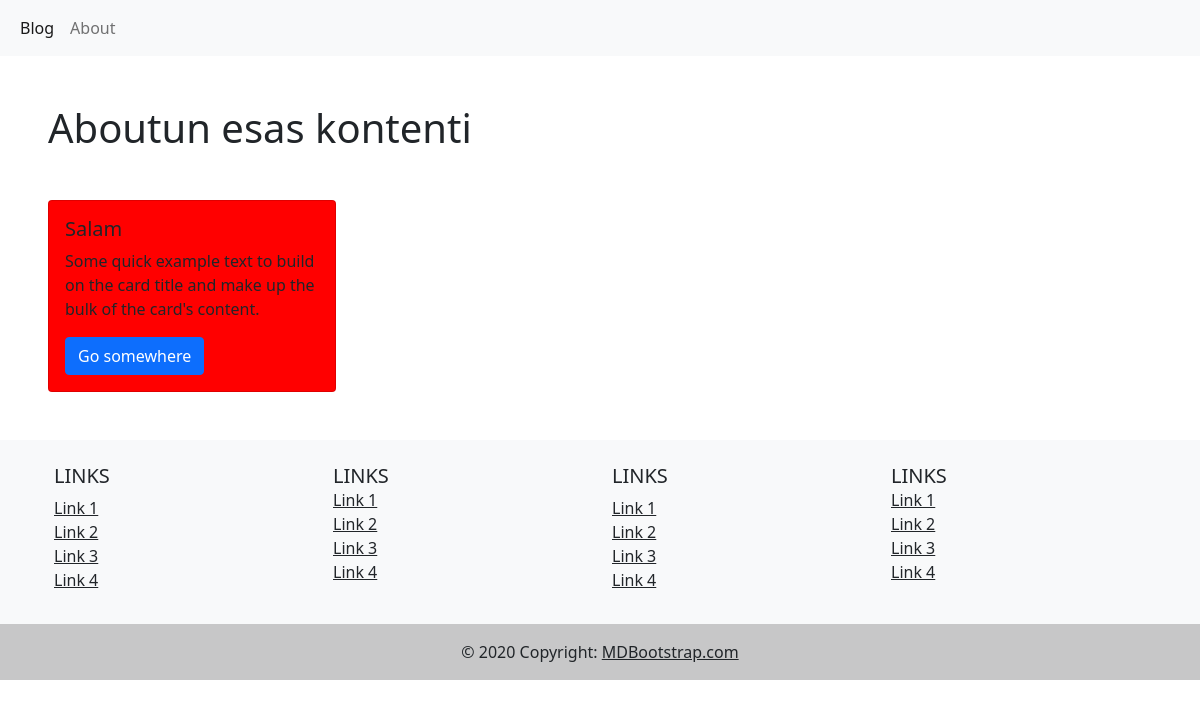
Page /about/ on the earlier database version.
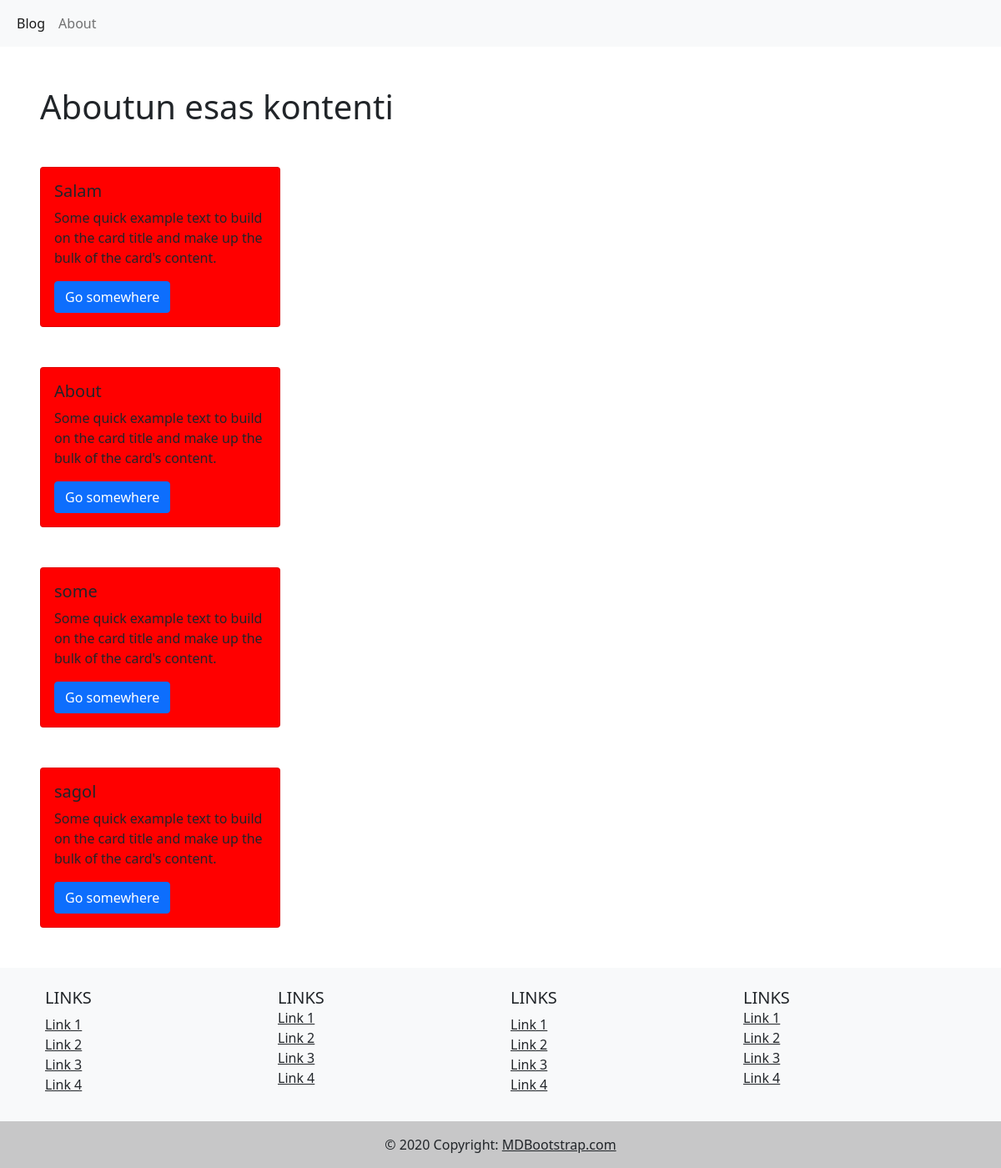
Same page on the later database version.
### about/models.py (models this page shows, shortened)
class About(models.Model):
    title = models.CharField(max_length=127, null=True, blank=True)
    text = models.TextField(help_text='Main info..')
    created_at = models.DateTimeField(auto_now_add=True)

### about/views.py (the view)
# urls.py: path('', about, name='about')
def about(request):
    abouts = About.objects.all()
    return render(request,'about.html',{'abouts':abouts})

### templates/about.html
{% extends "base.html" %}
{% load static %}
{% block css %}
<link rel="stylesheet" href="{% static 'css/about.css' %}">
{% endblock %}
{% block content %}
<h1 class="m-5">Aboutun esas kontenti</h1>
{% for about in abouts %}
<div class="card m-5" style="width: 18rem;">
  <div class="card-body">
    <h5 class="card-title">{{about.title}}</h5>
    <p class="card-text">Some quick example text to build on the card title and make up the bulk of the card's content.</p>
    <a href="#" class="btn btn-primary">Go somewhere</a>
  </div>
</div>
{% endfor %}
{% endblock %}

### templates/base.html (shortened to what this page needs)
{% load static %}
<!doctype html>
<html lang="en">
  <head>
    <link rel="stylesheet" href="https://cdn.jsdelivr.net/npm/bootstrap@5.0.2/dist/css/bootstrap.min.css">
    {% block css %} {% endblock %}
  </head>
  <body>
      {% include 'includes/navbar.html' %}
      {% block content %}   {% endblock %}
      {% include 'includes/footer.html' %}
  </body>
</html>

### templates/includes/navbar.html
<nav class="navbar navbar-expand-lg navbar-light bg-light">
    <div class="container-fluid">
      <div class="collapse navbar-collapse" id="navbarNav">
        <ul class="navbar-nav">
          <li class="nav-item">
            <a class="nav-link active" aria-current="page" href="{% url 'blog:blog' %}">Blog</a>
          </li>
          <li class="nav-item">
            <a class="nav-link" href="{% url 'about:about' %}">About</a>
          </li>
        </ul>
      </div>
    </div>
</nav>

### templates/includes/footer.html
<footer class="bg-light text-center text-lg-start">
    <div class="container p-4">
      <div class="row">
        <div class="col-lg-3 col-md-6 mb-4 mb-md-0">
          <h5 class="text-uppercase">Links</h5>
          <ul class="list-unstyled mb-0">
            <li>
              <a href="#!" class="text-dark">Link 1</a>
            </li>
            <li>
              <a href="#!" class="text-dark">Link 2</a>
            </li>
            <li>
              <a href="#!" class="text-dark">Link 3</a>
            </li>
            <li>
              <a href="#!" class="text-dark">Link 4</a>
            </li>
          </ul>
        </div>
        <div class="col-lg-3 col-md-6 mb-4 mb-md-0">
          <h5 class="text-uppercase mb-0">Links</h5>
          <ul class="list-unstyled">
            <li>
              <a href="#!" class="text-dark">Link 1</a>
            </li>
            <li>
              <a href="#!" class="text-dark">Link 2</a>
            </li>
            <li>
              <a href="#!" class="text-dark">Link 3</a>
            </li>
            <li>
              <a href="#!" class="text-dark">Link 4</a>
            </li>
          </ul>
        </div>
        <div class="col-lg-3 col-md-6 mb-4 mb-md-0">
          <h5 class="text-uppercase">Links</h5>
          <ul class="list-unstyled mb-0">
            <li>
              <a href="#!" class="text-dark">Link 1</a>
            </li>
            <li>
              <a href="#!" class="text-dark">Link 2</a>
            </li>
            <li>
              <a href="#!" class="text-dark">Link 3</a>
            </li>
            <li>
              <a href="#!" class="text-dark">Link 4</a>
            </li>
          </ul>
        </div>
        <div class="col-lg-3 col-md-6 mb-4 mb-md-0">
          <h5 class="text-uppercase mb-0">Links</h5>
          <ul class="list-unstyled">
            <li>
              <a href="#!" class="text-dark">Link 1</a>
            </li>
            <li>
              <a href="#!" class="text-dark">Link 2</a>
            </li>
            <li>
              <a href="#!" class="text-dark">Link 3</a>
            </li>
            <li>
              <a href="#!" class="text-dark">Link 4</a>
            </li>
          </ul>
        </div>
      </div>
    </div>
    <div class="text-center p-3" style="background-color: rgba(0, 0, 0, 0.2);">
      © 2020 Copyright:
      <a class="text-dark" href="https://mdbootstrap.com/">MDBootstrap.com</a>
    </div>
  </footer>

### static/css/about.css (style rules this page uses)
.card { background-color: red; }

Differences in the rows shown:
added About: title "About"
added About: title "some"
added About: title "sagol"
